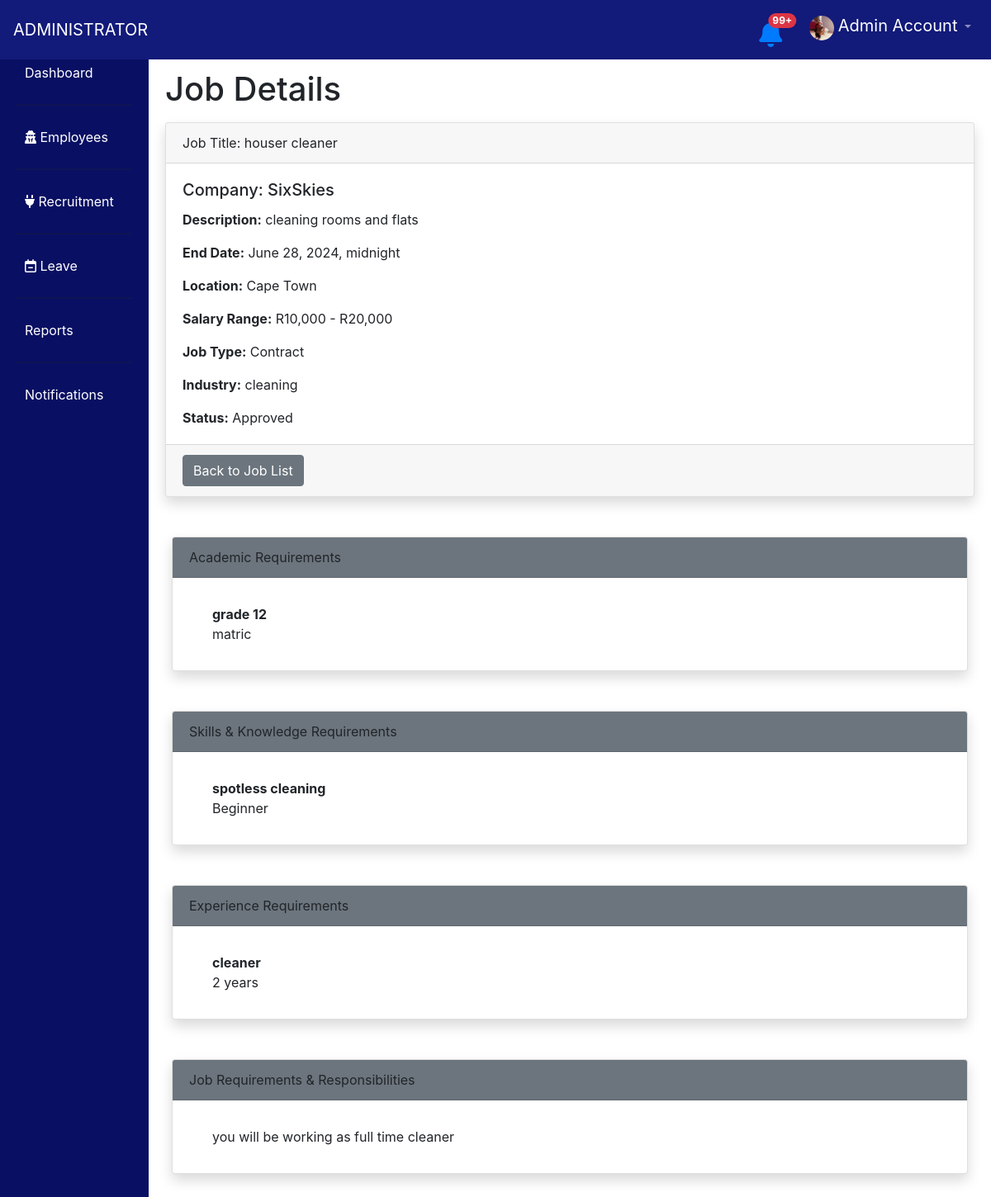
/dashboard/job_details/1/ (signed in), run on the app's committed database.
### profiles/models.py (models this page shows)
class StaffProfile(models.Model):
	user = models.OneToOneField(User, on_delete=models.CASCADE)
	job_title = models.CharField(max_length=100,null=True )
	department = models.CharField(max_length=6,null=True )
	salary = models.CharField(max_length=225,null=True )
	hire_date = models.DateTimeField(auto_now_add=True)
	phone = models.CharField(max_length=6,null=True )
	idnumber =  models.CharField(max_length=13,null=False )
	gender = models.CharField(max_length=6,null=False )
	age = models.CharField(max_length=6,null=False )
	dob = models.CharField(max_length=6,null=False )

class ProfileImage(models.Model):
	user = models.OneToOneField(User, on_delete=models.CASCADE)
	image = models.ImageField(upload_to='static/profiles/images/')
	uploaded_at = models.DateTimeField(auto_now_add=True)

### jobs/models.py (models this page shows, shortened)
class JobPost(models.Model):
    user = models.ForeignKey(User, on_delete=models.CASCADE, related_name='jobs')
    title = models.CharField(max_length=225, unique=False, null=False)
    description = models.TextField(null=False)
    start_date = models.DateTimeField(auto_now_add=True)
    end_date = models.DateTimeField(null=False)
    location = models.CharField(max_length=225, unique=False, null=False)
    salary_range = models.CharField(max_length=100, null=True)  # Added field for salary range
    job_type = models.CharField(max_length=50, null=False, default='Full-time')  # Added field for job type
    industry = models.CharField(max_length=100, null=True)  # Added field for industry
    company_name = models.CharField(max_length=225, null=True)  # Added field for company name
    status = models.CharField(max_length=20, null=False, default="waiting")
    is_complete = models.BooleanField(null=False, default=False)
    is_approved = models.BooleanField(null=False, default=False)

class Academic(models.Model):
    job_post = models.ForeignKey(JobPost, on_delete=models.CASCADE, related_name='educations')
    level = models.CharField(max_length=225, unique=False, null=False)
    qualification = models.CharField(max_length=225, unique=False, null=False)

class Skill(models.Model):
    job_post = models.ForeignKey(JobPost, on_delete=models.CASCADE,  related_name='skills')
    name = models.CharField(max_length=225, unique=False, null=False)
    LEVEL_CHOICES = [
        ('Beginner', 'Beginner'),
        ('Intermediate', 'Intermediate'),
        ('Advanced', 'Advanced')
    ]
    level = models.CharField(max_length=50, choices=LEVEL_CHOICES, null=False)

class Experience(models.Model):
    job_post = models.ForeignKey(JobPost, on_delete=models.CASCADE, related_name='experiences')
    name = models.CharField(max_length=225, unique=False, null=False)
    duration = models.CharField(max_length=40, unique=False, null=False)

class Requirement(models.Model):
    job_post = models.ForeignKey(JobPost, on_delete=models.CASCADE, related_name='requirements')
    description = models.CharField(max_length=225, unique=False, null=False)

### dashboard/views.py (the view)
# urls.py: path('job_details/<jobID>/', views.job_details, name="dashboard.job_details"),
@csrf_protect
def job_details(request, jobID):
	if request.user.is_authenticated:
		current_time = now()
		for leave in request.user.leave_set.all():  # Ensure you call the method and use the correct related name
			if leave.start_date <= current_time <= leave.end_date and leave.status == "Approved":
				return HttpResponse("<h1>Request denied: you are on leave</h1>")
		try:
			job = JobPost.objects.get(id=int(jobID))
			return render(request,'detailed_job.html',{'job':job})
		except Exception as e:
			return HttpResponse(f"<h1> Sever Error : Job not Found : {e}</h1>")
	else:
		return redirect('render_auth_page')

### dashboard/templates/detailed_job.html (shortened to what this page needs)
{% extends 'dashboard_base.html' %}
{% block head %} Job Details {% endblock %}
{% block content %}
<div class="job-details-container">
  <div class="card shadow  mb-5 bg-body rounded">
    <div class="card-header">
      Job Title: <span id="jobTitle">{{job.title}}</span>
    </div>
    <div class="card-body">
      <h5 class="card-title">Company: <span id="companyName">{{job.company_name}}</span></h5>
      <p class="card-text">
        <strong>Description:</strong> <span id="jobDescription">{{job.description}}</span>
      </p>
      <p class="card-text">
        <strong>End Date:</strong> <span id="endDate">{{job.end_date}}</span>
      </p>
      <p class="card-text">
        <strong>Location:</strong> <span id="location">{{job.location}}</span>
      </p>
      <p class="card-text">
        <strong>Salary Range:</strong> <span id="salaryRange">{{job.salary_range}}</span>
      </p>
      <p class="card-text">
        <strong>Job Type:</strong> <span id="jobType">{{job.job_type}}</span>
      </p>
      <p class="card-text">
        <strong>Industry:</strong> <span id="industry">{{job.industry}}</span>
      </p>
      <p class="card-text">
        <strong>Status:</strong> <span id="status">{{job.status}}</span>
      </p>
    </div>
    <div class="card-footer">
      <a href="{% url 'dashboard.view_jobs' %}" class="btn btn-secondary">Back to Job List</a>
    </div>
  </div>
  <div class="card m-2 shadow mb-5 bg-body rounded">
    <div class="card-header bg-secondary">
      Academic Requirements
    </div>
    <div class="card-body">
     <ul class="list-group list-group-flush">
                {% for education in job.educations.all %}
                <li class="list-group-item d-flex justify-content-between align-items-start">
                    <div class="ms-2 me-auto">
                      <div class="fw-bold">{{education.level}}</div>
                       {{education.qualification}}
                    </div>
                </li>
                {% endfor %}
              </ul>
    </div>
  </div>
  <div class="card m-2 shadow mb-5 bg-body rounded">
    <div class="card-header bg-secondary">
      Skills & Knowledge Requirements
    </div>
    <div class="card-body">
      <ul class="list-group list-group-flush">
                {% for skill in job.skills.all %}
                <li class="list-group-item d-flex justify-content-between align-items-start">
                    <div class="ms-2 me-auto">
                      <div class="fw-bold">{{skill.name}}</div>
                      {{skill.level}}
                    </div>
                </li>
                {% endfor %}
              </ul>
    </div>
  </div>
   <div class="card m-2 shadow mb-5 bg-body rounded">
    <div class="card-header bg-secondary">
      Experience Requirements
    </div>
    <div class="card-body">
    <ul class="list-group list-group-flush">
                {% for experience in job.experiences.all %}
                <li class="list-group-item d-flex justify-content-between align-items-start">
                    <div class="ms-2 me-auto">
                      <div class="fw-bold">{{experience.name}}</div>
                       {{experience.duration}}
                    </div>
                </li>
                {% endfor %}
              </ul>
    </div>
  </div>
  <div class="card m-2 shadow mb-5 bg-body rounded">
    <div class="card-header bg-secondary">
      Job Requirements & Responsibilities
    </div>
    <div class="card-body">
    <ul class="list-group list-group-flush">
              {% for requirement in job.requirements.all %}
              <li class="list-group-item d-flex justify-content-between align-items-start">
                  <div class="ms-2 me-auto">
                    {{requirement.description}}
                  </div>
              </li>
              {% endfor %}
            </ul>
    </div>
  </div>
</div>
{% endblock %}

### dashboard/templates/dashboard_base.html (shortened to what this page needs)
<!DOCTYPE html>
<html lang="en">
<head>
  <link href="https://cdn.jsdelivr.net/npm/bootstrap@5.0.2/dist/css/bootstrap.min.css" rel="stylesheet">
  <link href="https://stackpath.bootstrapcdn.com/bootstrap/4.5.2/css/bootstrap.min.css" rel="stylesheet">
  <link rel="stylesheet" href="https://cdnjs.cloudflare.com/ajax/libs/font-awesome/4.7.0/css/font-awesome.min.css">
  <link rel="stylesheet" href="https://cdnjs.cloudflare.com/ajax/libs/font-awesome/6.0.0-beta3/css/all.min.css">
    <link
        href=
"https://cdnjs.cloudflare.com/ajax/libs/bootstrap-datetimepicker/4.17.37/css/bootstrap-datetimepicker.min.css"
        rel="stylesheet">
 {% load static %}
</head>
<body>
  <nav class="navbar navbar-expand-lg navbar-dark ">
    <a class="navbar-brand" href="#">{{user.staffprofile.department}}</a>
    <div class="collapse navbar-collapse" id="navbarNav">
      <ul class="navbar-nav ml-auto">
        <li class="nav-item">
          <a class="nav-link" href="#">
            <a href="{% url 'dashboard.get_notifications'%}">
              <button type="button" class="btn btn-primaryn position-relative p-0 mr-4 mb-1">
               <i class="fas fa-bell fa-2x text-primary"  > </i>
                <span class="position-absolute top-0 start-100 translate-middle badge rounded-pill bg-danger ">
                  99+
                </span>
              </button>
            </a>
          </a>
        </li>
        <li class="nav-item dropdown">
          <a class="nav-link dropdown-toggle" href="#" id="navbarDropdown" role="button" data-toggle="dropdown" aria-haspopup="true" aria-expanded="false">
           {% if user.profileimage.image %}
            <img src="{{user.profileimage.image.url}}" class="rounded-circle" alt="..." style="width:30px;height: 30px;">
            {% else %}
            <img src="{% static 'dashboard/images/default_user.jpg' %}" class="rounded-circle" alt="..." style="width:30px;height: 30px;">
           {% endif %}
            <span class="text-white " style="font-size:20px;">{{user.first_name}} {{user.last_name}}</span>
          </a>
        </li>
      </ul>
    </div>
  </nav>
  <div class="sidebar">
    <h2 class="text-white">Dashboard</h2>
    <a href="#" data-toggle="collapse" data-target="#dashboardMenu" aria-expanded="false" aria-controls="dashboardMenu">
      Dashboard
    </a>
    <hr>
    <a href="#" data-toggle="collapse" data-target="#usersMenu" aria-expanded="false" aria-controls="usersMenu">
      <i class="fa fa-user-secret" aria-hidden="true"></i>
       Employees
    </a>
    <hr>
    <a href="#" data-toggle="collapse" data-target="#jobsMenu" aria-expanded="false" aria-controls="jobsMenu">
    <i class="fa fa-plug" aria-hidden="true"></i>  Recruitment
    </a>
    <hr>
    <a href="#" data-toggle="collapse" data-target="#settingsMenu" aria-expanded="false" aria-controls="settingsMenu">
     <i class="fa fa-calendar-minus-o" aria-hidden="true"></i>
 Leave
    </a>
    <hr>
    <a href="#" data-toggle="collapse" data-target="#reportsMenu" aria-expanded="false" aria-controls="reportsMenu">
      Reports
    </a>
    <hr>
    <a href="#" data-toggle="collapse" data-target="#notificationsMenu" aria-expanded="false" aria-controls="notificationsMenu">
      Notifications {% if noty %}<span class="badge bg-danger">{{noty}}</span>{% endif %}
    </a>
  </div>
  <div class="main-content">
    <div class="content">
      <div id="defaultPage" style="margin-top: 40px;">
        <h1>{% block head %} {% endblock %}</h1>
        {% block content %}
        {% endblock %}
      </div>
    </div>
  </div>
</body>
</html>

### data on the page
JobPost: title "houser cleaner", company_name "SixSkies", description "cleaning rooms and flats", end_date "June 28, 2024, midnight", location "Cape Town", salary_range "R10,000 - R20,000", job_type "Contract", industry "cleaning", status "Approved"
Academic: level "grade 12", qualification "matric"
Skill: name "spotless cleaning", level "Beginner"
Experience: name "cleaner", duration "2 years"
Requirement: description "you will be working as full time cleaner"

### other printed values
{{ user.staffprofile.department }} "ADMINISTRATOR"
{{ user.first_name }} "Admin"
{{ user.last_name }} "Account"
